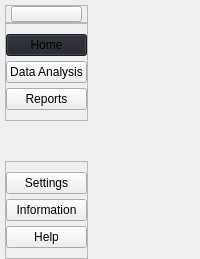
     <widget class="QWidget" name="leftMenuContainer" native="true">
      <layout class="QVBoxLayout" name="verticalLayout">
       <property name="spacing">
        <number>0</number>
       </property>
       <property name="leftMargin">
        <number>0</number>
       </property>
       <property name="topMargin">
        <number>0</number>
       </property>
       <property name="rightMargin">
        <number>0</number>
       </property>
       <property name="bottomMargin">
        <number>0</number>
       </property>
       <item alignment="Qt::AlignLeft">
        <widget class="QWidget" name="leftMenuSubContainer" native="true">
         <layout class="QVBoxLayout" name="verticalLayout_2">
          <property name="spacing">
           <number>0</number>
          </property>
          <property name="leftMargin">
           <number>5</number>
          </property>
          <property name="topMargin">
           <number>5</number>
          </property>
          <property name="rightMargin">
           <number>0</number>
          </property>
          <property name="bottomMargin">
           <number>0</number>
          </property>
          <item alignment="Qt::AlignTop">
           <widget class="QFrame" name="frame">
            <property name="frameShape">
             <enum>QFrame::StyledPanel</enum>
            </property>
            <property name="frameShadow">
             <enum>QFrame::Raised</enum>
            </property>
            <layout class="QHBoxLayout" name="horizontalLayout_2">
             <property name="spacing">
              <number>0</number>
             </property>
             <property name="leftMargin">
              <number>0</number>
             </property>
             <property name="topMargin">
              <number>0</number>
             </property>
             <property name="rightMargin">
              <number>0</number>
             </property>
             <property name="bottomMargin">
              <number>0</number>
             </property>
             <item>
              <widget class="QPushButton" name="menuBtn">
               <property name="cursor">
                <cursorShape>PointingHandCursor</cursorShape>
               </property>
               <property name="toolTip">
                <string>Menu</string>
               </property>
               <property name="styleSheet">
                <string notr="true">margin: 0px 5px;</string>
               </property>
               <property name="text">
                <string/>
               </property>
               <property name="icon">
                <iconset resource="resources.qrc">
                 <normaloff>:/icons_light/icons_light/align-justify.svg</normaloff>:/icons_light/icons_light/align-justify.svg</iconset>
               </property>
               <property name="iconSize">
                <size>
                 <width>24</width>
                 <height>24</height>
                </size>
               </property>
              </widget>
             </item>
            </layout>
           </widget>
          </item>
          <item alignment="Qt::AlignTop">
           <widget class="QFrame" name="frame_2">
            <property name="sizePolicy">
             <sizepolicy hsizetype="Preferred" vsizetype="Preferred">
              <horstretch>0</horstretch>
              <verstretch>0</verstretch>
             </sizepolicy>
            </property>
            <property name="frameShape">
             <enum>QFrame::StyledPanel</enum>
            </property>
            <property name="frameShadow">
             <enum>QFrame::Raised</enum>
            </property>
            <layout class="QVBoxLayout" name="verticalLayout_3">
             <property name="spacing">
              <number>5</number>
             </property>
             <property name="leftMargin">
              <number>0</number>
             </property>
             <property name="topMargin">
              <number>10</number>
             </property>
             <property name="rightMargin">
              <number>0</number>
             </property>
             <property name="bottomMargin">
              <number>10</number>
             </property>
             <item>
              <widget class="QPushButton" name="homeBtn">
               <property name="cursor">
                <cursorShape>PointingHandCursor</cursorShape>
               </property>
               <property name="toolTip">
                <string>Home</string>
               </property>
               <property name="styleSheet">
                <string notr="true">background-color: #1f232a;</string>
               </property>
               <property name="text">
                <string>Home</string>
               </property>
               <property name="icon">
                <iconset resource="resources.qrc">
                 <normaloff>:/icons_light/icons_light/home.svg</normaloff>:/icons_light/icons_light/home.svg</iconset>
               </property>
               <property name="iconSize">
                <size>
                 <width>24</width>
                 <height>24</height>
                </size>
               </property>
              </widget>
             </item>
             <item>
              <widget class="QPushButton" name="dataBtn">
               <property name="cursor">
                <cursorShape>PointingHandCursor</cursorShape>
               </property>
               <property name="toolTip">
                <string>Data Analysis</string>
               </property>
               <property name="text">
                <string>Data Analysis</string>
               </property>
               <property name="icon">
                <iconset resource="resources.qrc">
                 <normaloff>:/icons_light/icons_light/list.svg</normaloff>:/icons_light/icons_light/list.svg</iconset>
               </property>
               <property name="iconSize">
                <size>
                 <width>24</width>
                 <height>24</height>
                </size>
               </property>
              </widget>
             </item>
             <item>
              <widget class="QPushButton" name="reportBtn">
               <property name="cursor">
                <cursorShape>PointingHandCursor</cursorShape>
               </property>
               <property name="toolTip">
                <string>View Reports</string>
               </property>
               <property name="text">
                <string>Reports</string>
               </property>
               <property name="icon">
                <iconset resource="resources.qrc">
                 <normaloff>:/icons_light/icons_light/printer.svg</normaloff>:/icons_light/icons_light/printer.svg</iconset>
               </property>
               <property name="iconSize">
                <size>
                 <width>24</width>
                 <height>24</height>
                </size>
               </property>
              </widget>
             </item>
            </layout>
           </widget>
          </item>
          <item>
           <spacer name="verticalSpacer">
            <property name="orientation">
             <enum>Qt::Vertical</enum>
            </property>
            <property name="sizeHint" stdset="0">
             <size>
              <width>20</width>
              <height>40</height>
             </size>
            </property>
           </spacer>
          </item>
          <item alignment="Qt::AlignBottom">
           <widget class="QFrame" name="frame_3">
            <property name="frameShape">
             <enum>QFrame::StyledPanel</enum>
            </property>
            <property name="frameShadow">
             <enum>QFrame::Raised</enum>
            </property>
            <layout class="QVBoxLayout" name="verticalLayout_4">
             <property name="spacing">
              <number>5</number>
             </property>
             <property name="leftMargin">
              <number>0</number>
             </property>
             <property name="topMargin">
              <number>10</number>
             </property>
             <property name="rightMargin">
              <number>0</number>
             </property>
             <property name="bottomMargin">
              <number>10</number>
             </property>
             <item>
              <widget class="QPushButton" name="settingsBtn">
               <property name="cursor">
                <cursorShape>PointingHandCursor</cursorShape>
               </property>
               <property name="toolTip">
                <string>Go to settings</string>
               </property>
               <property name="text">
                <string>Settings</string>
               </property>
               <property name="icon">
                <iconset resource="resources.qrc">
                 <normaloff>:/icons_light/icons_light/settings.svg</normaloff>:/icons_light/icons_light/settings.svg</iconset>
               </property>
               <property name="iconSize">
                <size>
                 <width>24</width>
                 <height>24</height>
                </size>
               </property>
              </widget>
             </item>
             <item>
              <widget class="QPushButton" name="infoBtn">
               <property name="cursor">
                <cursorShape>PointingHandCursor</cursorShape>
               </property>
               <property name="toolTip">
                <string>Info about the app</string>
               </property>
               <property name="text">
                <string>Information</string>
               </property>
               <property name="icon">
                <iconset resource="resources.qrc">
                 <normaloff>:/icons_light/icons_light/info.svg</normaloff>:/icons_light/icons_light/info.svg</iconset>
               </property>
               <property name="iconSize">
                <size>
                 <width>24</width>
                 <height>24</height>
                </size>
               </property>
              </widget>
             </item>
             <item>
              <widget class="QPushButton" name="helpBtn">
               <property name="cursor">
                <cursorShape>PointingHandCursor</cursorShape>
               </property>
               <property name="toolTip">
                <string>Get more help</string>
               </property>
               <property name="text">
                <string>Help</string>
               </property>
               <property name="icon">
                <iconset resource="resources.qrc">
                 <normaloff>:/icons_light/icons_light/help-circle.svg</normaloff>:/icons_light/icons_light/help-circle.svg</iconset>
               </property>
               <property name="iconSize">
                <size>
                 <width>24</width>
                 <height>24</height>
                </size>
               </property>
              </widget>
             </item>
            </layout>
           </widget>
          </item>
         </layout>
        </widget>
       </item>
      </layout>
     </widget>
